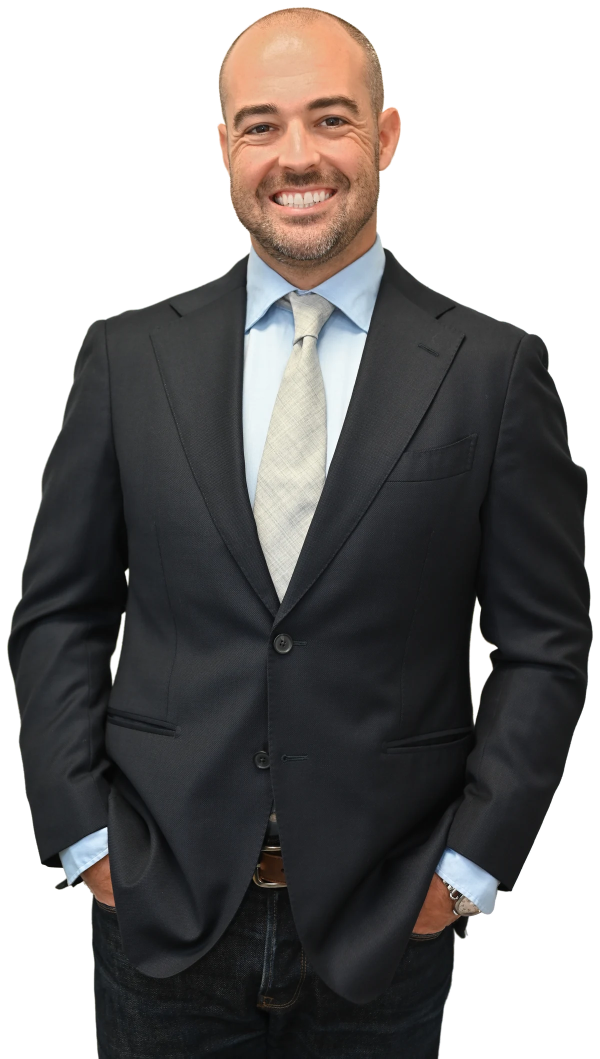
#> input picture brand-source/durden-cutout-transparent-1200.webp, 1200 x 2117 px (shown at 1/2 size)
$ python makepanel.py
#> lines starting #> are read from the running program, lines starting #| are printed output that depends on the picture
"""Build panel-white.jpg by placing the head at an explicitly solved position.

Page is the 3.75 x 2.25in BLEED sheet. Trim is 0.125in in from every edge,
so the trim box is x 0.125..3.625, y 0.125..2.125.
The photo panel is flush right: x 2.43..3.75.

Measured in the source cutout (durden-cutout-transparent-1200.webp, 1200x2117):
  head top  y = 14
  chin/neck y = 464
  head left x = 434
  ear right x = 801   <- the pixel that was getting cut

We solve for a scale and offset so that:
  ear right  lands at page x = 3.625 - EAR_INSIDE_TRIM
  head top   lands at page y = 0.125 + TOP_INSIDE_TRIM
  head width equals HEAD_W_IN
"""
import sys, json
from PIL import Image

PAGE_W, PAGE_H = 3.75, 2.25
BLEED = 0.125
PANEL_W = 1.32
PANEL_X0 = PAGE_W - PANEL_W          # 2.43
DPI = 600

EAR_INSIDE_TRIM = 0.145
TOP_INSIDE_TRIM = 0.145

G = json.load(open("headgeom.json"))
#> (reads brand-source/headgeom.json from the repository)
HEAD_TOP, HEAD_L, EAR_R = G["HEAD_TOP"], G["HEAD_L"], G["EAR_R"]

SRC = "durden-cutout-transparent-1200.webp"


def build(head_w_in, out):
#> called with head_w_in = 1.03, out = 'panel-white.jpg'
    im = Image.open(SRC).convert("RGBA")
#> im is the input picture: PIL image 1200x2117 RGBA; mean R, G, B, A 45, 43, 42.4, 166.2
    s = head_w_in / (EAR_R - HEAD_L)          # inches per source pixel

    ear_page_x = (PAGE_W - BLEED) - EAR_INSIDE_TRIM
    top_page_y = BLEED + TOP_INSIDE_TRIM

    def page_x(x): return ear_page_x + (x - EAR_R) * s
    def page_y(y): return top_page_y + (y - HEAD_TOP) * s

    out_w = int(round(PANEL_W * DPI))
    out_h = int(round(PAGE_H * DPI))
    canvas = Image.new("RGB", (out_w, out_h), (255, 255, 255))
#> canvas: PIL image 792x1350 RGB; every value is 255

    W, H = im.size
#> W = 1200; H = 2117
    fig = im.resize((max(1, round(W * s * DPI)), max(1, round(H * s * DPI))), Image.LANCZOS)
    # source (0,0) in page inches:
    ox_in = page_x(0) - PANEL_X0
    oy_in = page_y(0)
    canvas.paste(fig, (round(ox_in * DPI), round(oy_in * DPI)), fig)
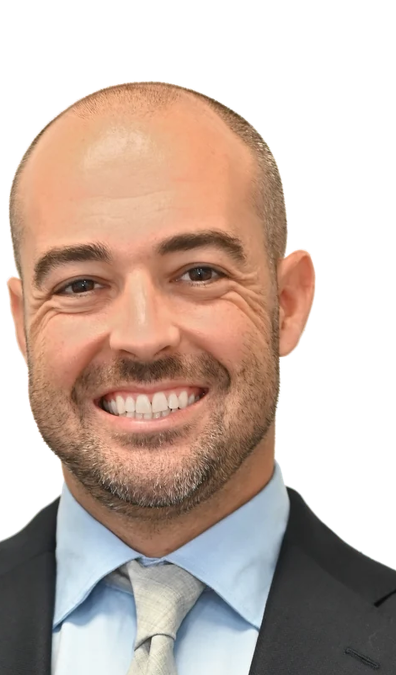
#> canvas: PIL image 792x1350 RGB (shown at 1/2 size); mean R, G, B 199.3, 180.3, 170
    canvas.save(out, quality=96, subsampling=0)

    rep = {
        "out": out, "head_w_in": round(head_w_in, 4),
        "scale_in_per_srcpx": round(s, 6),
        "head_left_in": round(page_x(HEAD_L), 4),
        "ear_right_in": round(page_x(EAR_R), 4),
        "head_top_in": round(page_y(HEAD_TOP), 4),
        "chin_in": round(page_y(G["NECK"]), 4),
        "ear_clearance_inside_trim_in": round((PAGE_W - BLEED) - page_x(EAR_R), 4),
        "top_clearance_inside_trim_in": round(page_y(HEAD_TOP) - BLEED, 4),
        "gap_head_to_panel_edge_in": round(page_x(HEAD_L) - PANEL_X0, 4),
        "gap_head_to_text_safe_in": round(page_x(HEAD_L) - (PAGE_W - 1.46), 4),
    }
    print(json.dumps(rep, indent=2))
    return rep


if __name__ == "__main__":
    which = sys.argv[1] if len(sys.argv) > 1 else "A"
    if which == "A":
        # SHIPPED. 1.030in keeps the head's left edge 0.02in inside the panel.
        # Do not raise this to 1.057: the head then clips on the panel's hard left edge.
        build(1.030, "panel-white.jpg")
    else:
        build(0.960, "panel-white.jpg")      # ~9% smaller, air on both sides, not chosen
